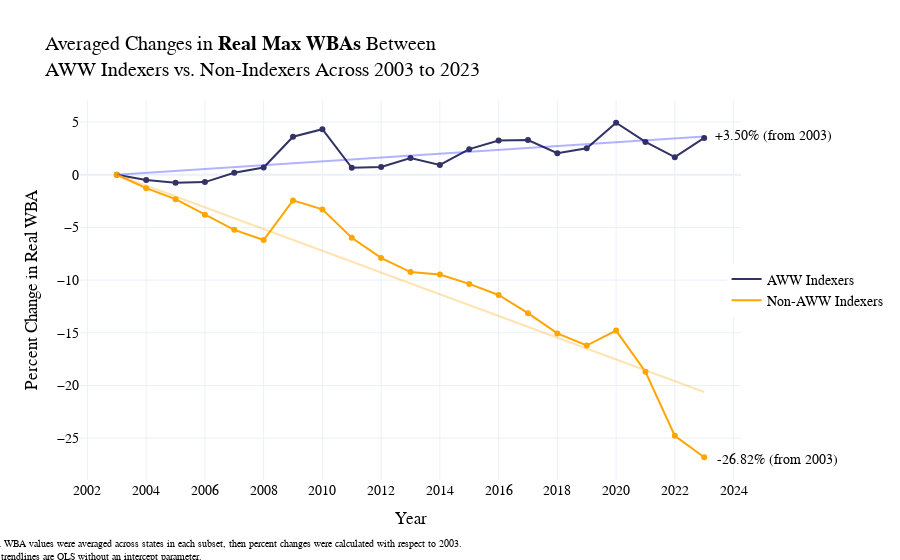

Write notebook code for a chart like this one.
### Code cell
pio.templates.default = 'plotly_white'

X = avg_indexers["index"]
y = avg_indexers["Real Maximum WBA (regional, 2023 base)"]

X_reshaped = X.values.reshape(-1, 1)
model = sm.OLS(y, X, hasconst=False).fit()

x_pred = np.linspace(X.min(), X.max(), 100)
y_pred = model.predict(x_pred)
x_pred = x_pred + 2003

X = avg_nonindexers["index"]
y = avg_nonindexers["Real Maximum WBA (regional, 2023 base)"]

X_reshaped = X.values.reshape(-1, 1)
model = sm.OLS(y, X, hasconst=False).fit()

x_pred2 = np.linspace(X.min(), X.max(), 100)
y_pred2 = model.predict(x_pred2)
x_pred2 = x_pred2 + 2003

fig3 = px.line(data_frame = avg_indexers, 
             x = "Year", 
             y = "Real Maximum WBA (regional, 2023 base)")
fig3.update_traces(line=dict(color = 'rgba(50,50,100,1)'), name="AWW Indexers", showlegend=True)

fig4= px.scatter(data_frame = avg_indexers, 
                x = "Year", 
                y = "Real Maximum WBA (regional, 2023 base)",
                color_discrete_sequence=["rgb(50,50,100)"])

fig7 = px.line(data_frame = avg_nonindexers, 
             x = "Year", 
             y = "Real Maximum WBA (regional, 2023 base)")
fig7.update_traces(line=dict(color = 'rgba(255, 165, 0,1)'), name="Non-AWW Indexers", showlegend=True)

fig8= px.scatter(data_frame = avg_nonindexers, 
                x = "Year", 
                y = "Real Maximum WBA (regional, 2023 base)",
                color_discrete_sequence=["rgb(255, 165, 0)"])

fig3 = go.Figure(data= fig3.data + fig4.data + fig7.data + fig8.data)

fig3.add_trace(go.Scatter(
    x=x_pred,
    y=y_pred,
    mode='lines',
    line=dict(color='blue', width=2),
    opacity=0.3,
    showlegend=False
))
fig3.add_trace(go.Scatter(
    x=x_pred2,
    y=y_pred2,
    mode='lines',
    line=dict(color='orange', width=2),
    opacity=0.3,
    showlegend=False
))


fig3.update_layout(title_text="Averaged Changes in <b>Real Max WBAs</b> Between<br>AWW Indexers vs. Non-Indexers Across 2003 to 2023",
                   xaxis_title="Year", yaxis_title="Percent Change in Real WBA",
                   height=500,
                   font=dict(
                        family="Cambria",  
                        size=14,         
                        color="black",
                    ),
                   xaxis=dict(
                        tickmode='linear',   
                        tick0=2000,          
                        dtick=2              
                    ),
                   yaxis=dict(
                        tick0=0,          
                        dtick=5
                    ),
                   legend=dict(
                        orientation="v",     
                        x=1.1,
                        xanchor="center",
                        y=0.5
                    )
                  )
fig3.add_annotation(
    xref="paper", yref="paper",
    x=1.14, y=0.93,
    text="+3.50% (from 2003)",
    showarrow=False,
    font=dict(size=14, color="black"),
    align="left"
)
fig3.add_annotation(
    xref="paper", yref="paper",
    x=1.15, y=0.03,
    text="-26.82% (from 2003)",
    showarrow=False,
    font=dict(size=14, color="black"),
    align="left"
)
fig3.add_annotation(
    text='Real WBA values were averaged across states in each subset, then percent changes were calculated with respect to 2003.<br>The trendlines are OLS without an intercept parameter.',
    showarrow=False,
    xref="paper",
    yref="paper",
    x=-0.15,
    y=-0.15,
    xanchor="left",
    yanchor="top",
    font=dict(size=10),
    align="left"
)

### Figure 1 — Plotly figure (JSON) as saved in the notebook; plotly's stock layout.template omitted (floating-point values rounded to 4 significant figures)
{"data": [{"hovertemplate": "Year=%{x}<br>Real Maximum WBA (regional, 2023 base)=%{y}<extra></extra>", "legendgroup": "", "line": {"color": "rgba(50,50,100,1)", "dash": "solid"}, "marker": {"symbol": "circle"}, "mode": "lines", "name": "AWW Indexers", "orientation": "v", "showlegend": true, "type": "scatter", "x": [2003, 2004, 2005, 2006, 2007, 2008, 2009, 2010, 2011, 2012, 2013, 2014, 2015, 2016, 2017, 2018, 2019, 2020, 2021, 2022, 2023], "xaxis": "x", "y": [0, -0.4986, -0.7549, -0.6974, 0.1918, 0.6887, 3.611, 4.331, 0.6677, 0.7444, 1.59, 0.9397, 2.432, 3.243, 3.302, 2.05, 2.509, 4.939, 3.116, 1.668, 3.499], "yaxis": "y"}, {"hovertemplate": "Year=%{x}<br>Real Maximum WBA (regional, 2023 base)=%{y}<extra></extra>", "legendgroup": "", "marker": {"color": "rgb(50,50,100)", "symbol": "circle"}, "mode": "markers", "name": "", "orientation": "v", "showlegend": false, "type": "scatter", "x": [2003, 2004, 2005, 2006, 2007, 2008, 2009, 2010, 2011, 2012, 2013, 2014, 2015, 2016, 2017, 2018, 2019, 2020, 2021, 2022, 2023], "xaxis": "x", "y": [0, -0.4986, -0.7549, -0.6974, 0.1918, 0.6887, 3.611, 4.331, 0.6677, 0.7444, 1.59, 0.9397, 2.432, 3.243, 3.302, 2.05, 2.509, 4.939, 3.116, 1.668, 3.499], "yaxis": "y"}, {"hovertemplate": "Year=%{x}<br>Real Maximum WBA (regional, 2023 base)=%{y}<extra></extra>", "legendgroup": "", "line": {"color": "rgba(255, 165, 0,1)", "dash": "solid"}, "marker": {"symbol": "circle"}, "mode": "lines", "name": "Non-AWW Indexers", "orientation": "v", "showlegend": true, "type": "scatter", "x": [2003, 2004, 2005, 2006, 2007, 2008, 2009, 2010, 2011, 2012, 2013, 2014, 2015, 2016, 2017, 2018, 2019, 2020, 2021, 2022, 2023], "xaxis": "x", "y": [0, -1.271, -2.312, -3.804, -5.229, -6.192, -2.433, -3.287, -5.982, -7.895, -9.239, -9.469, -10.36, -11.41, -13.14, -15.06, -16.21, -14.79, -18.7, -24.78, -26.82], "yaxis": "y"}, {"hovertemplate": "Year=%{x}<br>Real Maximum WBA (regional, 2023 base)=%{y}<extra></extra>", "legendgroup": "", "marker": {"color": "rgb(255, 165, 0)", "symbol": "circle"}, "mode": "markers", "name": "", "orientation": "v", "showlegend": false, "type": "scatter", "x": [2003, 2004, 2005, 2006, 2007, 2008, 2009, 2010, 2011, 2012, 2013, 2014, 2015, 2016, 2017, 2018, 2019, 2020, 2021, 2022, 2023], "xaxis": "x", "y": [0, -1.271, -2.312, -3.804, -5.229, -6.192, -2.433, -3.287, -5.982, -7.895, -9.239, -9.469, -10.36, -11.41, -13.14, -15.06, -16.21, -14.79, -18.7, -24.78, -26.82], "yaxis": "y"}, {"line": {"color": "blue", "width": 2}, "mode": "lines", "opacity": 0.3, "showlegend": false, "type": "scatter", "x": [2003, 2003.0, 2003.0, 2004.0, 2004.0, 2004.0, 2004.0, 2004.0, 2005.0, 2005.0, 2005.0, 2005.0, 2005.0, 2006.0, 2006.0, 2006.0, 2006.0, 2006.0, 2007.0, 2007.0, 2007.0, 2007.0, 2007.0, 2008.0, 2008.0, 2008.0, 2008.0, 2008.0, 2009.0, 2009.0, 2009.0, 2009.0, 2009.0, 2010.0, 2010.0, 2010.0, 2010.0, 2010.0, 2011.0, 2011.0, 2011.0, 2011.0, 2011.0, 2012.0, 2012.0, 2012.0, 2012.0, 2012.0, 2013.0, 2013.0, 2013.0, 2013.0, 2014.0, 2014.0, 2014.0, 2014.0, 2014.0, 2015.0, 2015.0, 2015.0, 2015.0, 2015.0, 2016.0, 2016.0, 2016.0, 2016.0, 2016.0, 2017.0, 2017.0, 2017.0, 2017.0, 2017.0, 2018.0, 2018.0, 2018.0, 2018.0, 2018.0, 2019.0, 2019.0, 2019.0, 2019.0, 2019.0, 2020.0, 2020.0, 2020.0, 2020.0, 2020.0, 2021.0, 2021.0, 2021.0, 2021.0, 2021.0, 2022.0, 2022.0, 2022.0, 2022.0, 2022.0, 2023.0, 2023.0, 2023], "y": [0, 0.03664, 0.07328, 0.1099, 0.1466, 0.1832, 0.2199, 0.2565, 0.2931, 0.3298, 0.3664, 0.4031, 0.4397, 0.4764, 0.513, 0.5496, 0.5863, 0.6229, 0.6596, 0.6962, 0.7328, 0.7695, 0.8061, 0.8428, 0.8794, 0.9161, 0.9527, 0.9893, 1.026, 1.063, 1.099, 1.136, 1.173, 1.209, 1.246, 1.282, 1.319, 1.356, 1.392, 1.429, 1.466, 1.502, 1.539, 1.576, 1.612, 1.649, 1.686, 1.722, 1.759, 1.795, 1.832, 1.869, 1.905, 1.942, 1.979, 2.015, 2.052, 2.089, 2.125, 2.162, 2.199, 2.235, 2.272, 2.308, 2.345, 2.382, 2.418, 2.455, 2.492, 2.528, 2.565, 2.602, 2.638, 2.675, 2.712, 2.748, 2.785, 2.821, 2.858, 2.895, 2.931, 2.968, 3.005, 3.041, 3.078, 3.115, 3.151, 3.188, 3.225, 3.261, 3.298, 3.334, 3.371, 3.408, 3.444, 3.481, 3.518, 3.554, 3.591, 3.628]}, {"line": {"color": "orange", "width": 2}, "mode": "lines", "opacity": 0.3, "showlegend": false, "type": "scatter", "x": [2003, 2003.0, 2003.0, 2004.0, 2004.0, 2004.0, 2004.0, 2004.0, 2005.0, 2005.0, 2005.0, 2005.0, 2005.0, 2006.0, 2006.0, 2006.0, 2006.0, 2006.0, 2007.0, 2007.0, 2007.0, 2007.0, 2007.0, 2008.0, 2008.0, 2008.0, 2008.0, 2008.0, 2009.0, 2009.0, 2009.0, 2009.0, 2009.0, 2010.0, 2010.0, 2010.0, 2010.0, 2010.0, 2011.0, 2011.0, 2011.0, 2011.0, 2011.0, 2012.0, 2012.0, 2012.0, 2012.0, 2012.0, 2013.0, 2013.0, 2013.0, 2013.0, 2014.0, 2014.0, 2014.0, 2014.0, 2014.0, 2015.0, 2015.0, 2015.0, 2015.0, 2015.0, 2016.0, 2016.0, 2016.0, 2016.0, 2016.0, 2017.0, 2017.0, 2017.0, 2017.0, 2017.0, 2018.0, 2018.0, 2018.0, 2018.0, 2018.0, 2019.0, 2019.0, 2019.0, 2019.0, 2019.0, 2020.0, 2020.0, 2020.0, 2020.0, 2020.0, 2021.0, 2021.0, 2021.0, 2021.0, 2021.0, 2022.0, 2022.0, 2022.0, 2022.0, 2022.0, 2023.0, 2023.0, 2023], "y": [0, -0.2083, -0.4166, -0.6249, -0.8332, -1.042, -1.25, -1.458, -1.666, -1.875, -2.083, -2.291, -2.5, -2.708, -2.916, -3.125, -3.333, -3.541, -3.75, -3.958, -4.166, -4.374, -4.583, -4.791, -4.999, -5.208, -5.416, -5.624, -5.833, -6.041, -6.249, -6.458, -6.666, -6.874, -7.083, -7.291, -7.499, -7.707, -7.916, -8.124, -8.332, -8.541, -8.749, -8.957, -9.166, -9.374, -9.582, -9.791, -9.999, -10.21, -10.42, -10.62, -10.83, -11.04, -11.25, -11.46, -11.67, -11.87, -12.08, -12.29, -12.5, -12.71, -12.92, -13.12, -13.33, -13.54, -13.75, -13.96, -14.17, -14.37, -14.58, -14.79, -15.0, -15.21, -15.41, -15.62, -15.83, -16.04, -16.25, -16.46, -16.66, -16.87, -17.08, -17.29, -17.5, -17.71, -17.91, -18.12, -18.33, -18.54, -18.75, -18.96, -19.16, -19.37, -19.58, -19.79, -20.0, -20.21, -20.41, -20.62]}], "layout": {"annotations": [{"align": "left", "font": {"color": "black", "size": 14}, "showarrow": false, "text": "+3.50% (from 2003)", "x": 1.14, "xref": "paper", "y": 0.93, "yref": "paper"}, {"align": "left", "font": {"color": "black", "size": 14}, "showarrow": false, "text": "-26.82% (from 2003)", "x": 1.15, "xref": "paper", "y": 0.03, "yref": "paper"}, {"align": "left", "font": {"size": 10}, "showarrow": false, "text": "Real WBA values were averaged across states in each subset, then percent changes were calculated with respect to 2003.<br>The trendlines are OLS without an intercept parameter.", "x": -0.15, "xanchor": "left", "xref": "paper", "y": -0.15, "yanchor": "top", "yref": "paper"}], "autosize": true, "font": {"color": "black", "family": "Cambria", "size": 14}, "legend": {"orientation": "v", "x": 1.1, "xanchor": "center", "y": 0.5}, "title": {"text": "Averaged Changes in <b>Real Max WBAs</b> Between<br>AWW Indexers vs. Non-Indexers Across 2003 to 2023"}, "xaxis": {"autorange": true, "dtick": 2, "range": [2002.0, 2024.0], "tick0": 2000, "tickmode": "linear", "title": {"text": "Year"}, "type": "linear"}, "yaxis": {"autorange": true, "dtick": 5, "range": [-29.05, 7.175], "tick0": 0, "title": {"text": "Percent Change in Real WBA"}, "type": "linear"}}}
